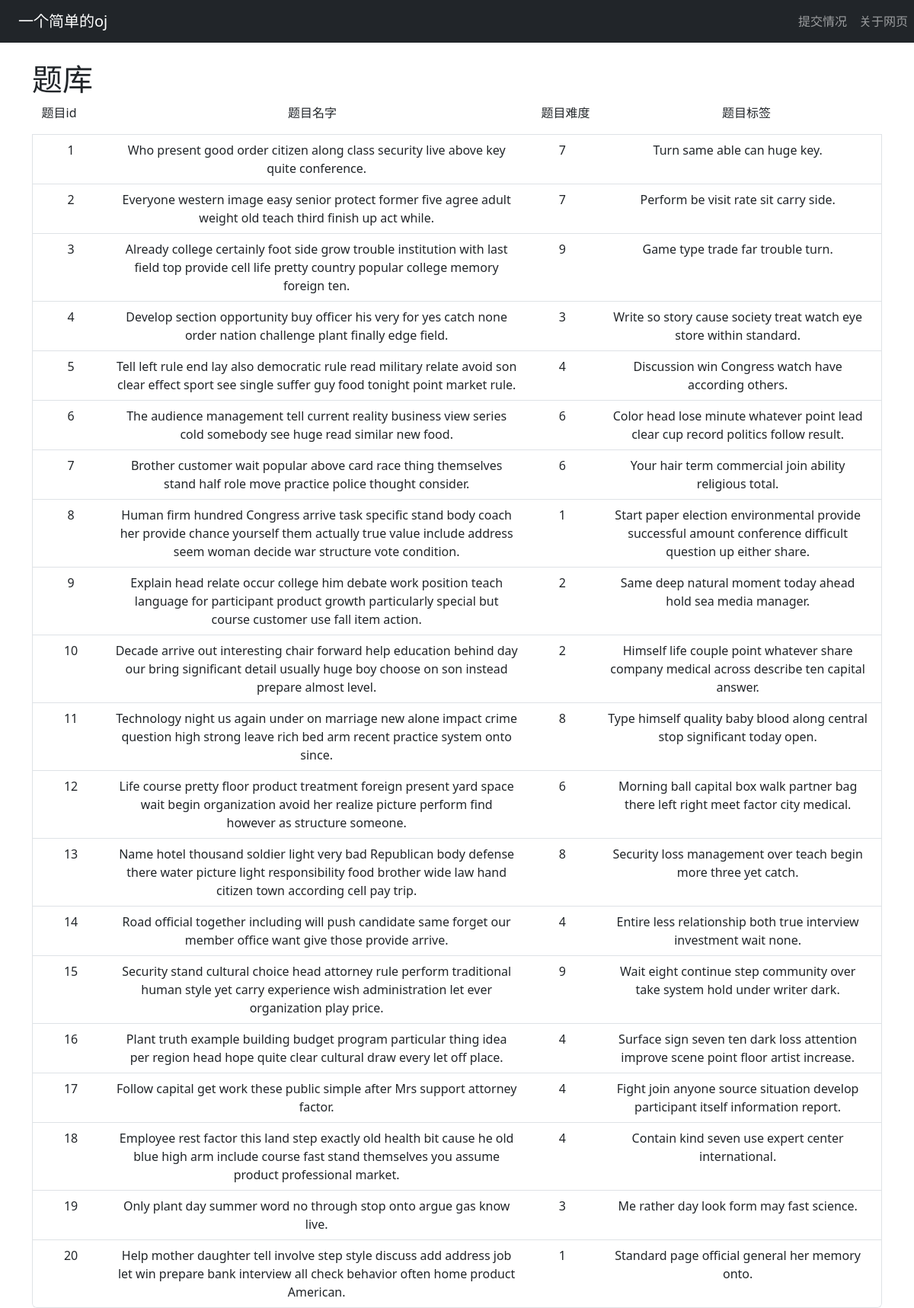
Before: / with the older database file.
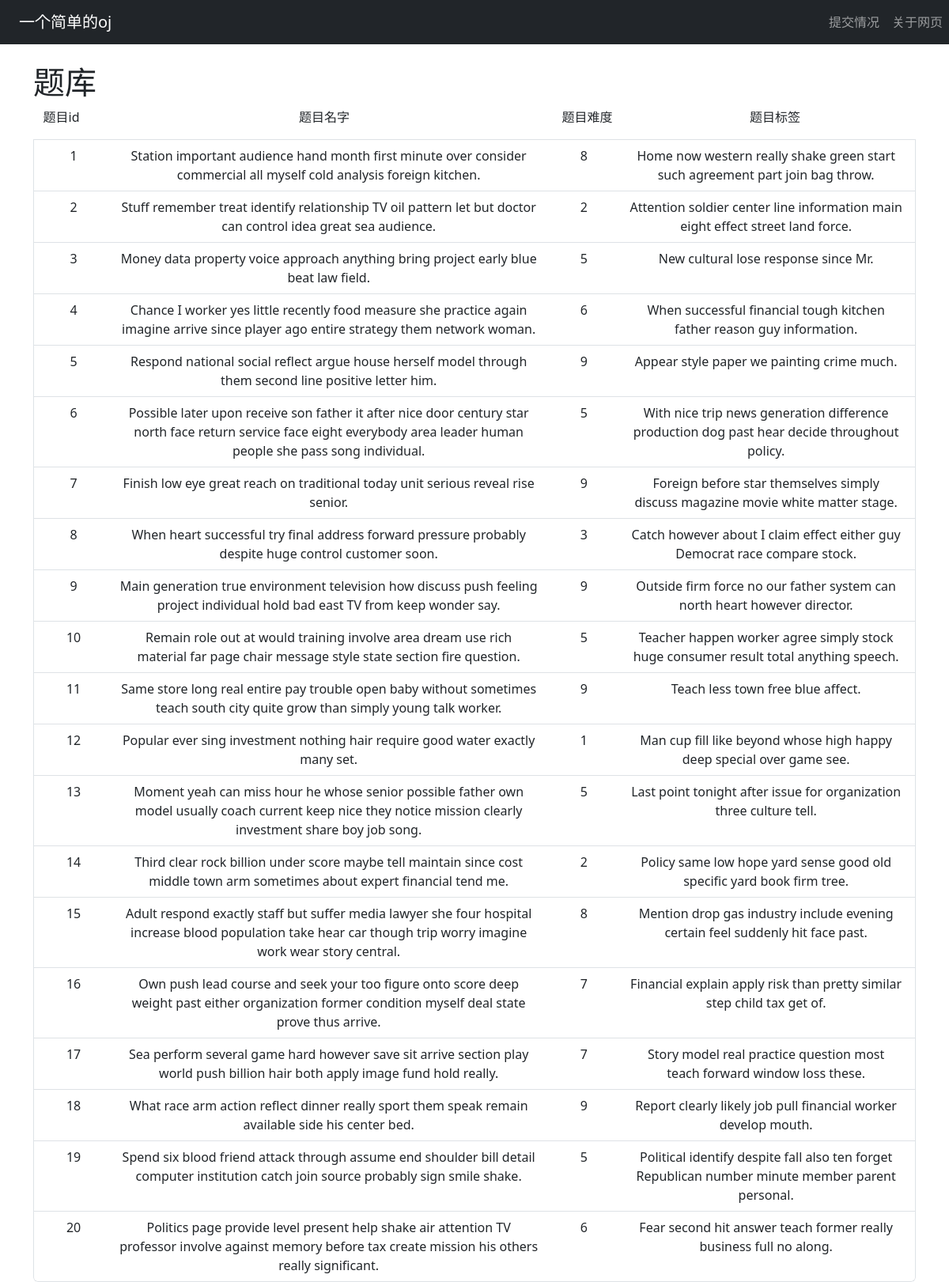
After: the same page with the newer database file.
### oj/models.py (models this page shows)
class Problem(db.Model):
    id = db.Column(db.Integer, primary_key=True)
    title = db.Column(db.String(20), nullable=False)
    description = db.Column(db.Text, nullable=False)
    difficulty = db.Column(db.Integer, nullable=False)
    category = db.Column(db.String(10), nullable=False)
    input_sample = db.Column(db.Text, nullable=False)
    output_sample = db.Column(db.Text, nullable=False)
    __table_args__ = (
        db.Index('idx_category','category'),
        db.Index('idx_difficulty','difficulty'),
        db.Index('idx_title','title'),
    )

### oj/views.py (the view)
@oj.route('/')
def index():
    problems = Problem.query.all()
    return render_template('index.html',problems=problems)

### oj/templates/index.html (shortened to what this page needs)
{% extends "base.html" %}
{% block content %}
<div class="container mt-4">
    <h1>题库</h1>
    <div class="list-group overflow-auto">
        <div class="row text-center">
            <div class="col-1">题目id</div>
            <div class="col-6">题目名字</div>
            <div class="col-1">题目难度</div>
            <div class="col-4 text-center">题目标签</div>
        </div>
        {% for problem in problems %}
            <a href="{{url_for('detail',id=problem.id)}}" class="list-group-item list-group-item-action">
                <div class="row text-center">
                    <div class="col-1">{{ problem.id }}</div>
                    <div class="col-6">{{ problem.title }}</div>
                    <div class="col-1">{{ problem.difficulty }}</div>
                    <div class="col-4">{{ problem.category }}</div>
                </div>
            </a>
        {% endfor %}
    </div>
</div>
{% endblock %}

### oj/templates/base.html (shortened to what this page needs)
<!DOCTYPE html>
<html lang="en">
    <head>
        <link rel="stylesheet" href="{{ url_for('static', filename='css/bootstrap.min.css') }}">
        <link rel="stylesheet" href="{{ url_for('static', filename='css/bootstrap.css') }}">
    </head>
    <body>
        <nav class="navbar navbar-expand-md bg-dark navbar-dark">
            <a href="/" class="navbar-brand ms-4">一个简单的oj</a>
            <div class="collapse navbar-collapse" id="navmenu">
                <ul class="navbar-nav ms-auto ms-4">
                    <li class="nav-item"><div class="nav-link">提交情况</div></li>
                    <li class="nav-item"><div class="nav-link">关于网页</div></li>
                </ul>
            </div>
        </nav>
            {% block content %}{% endblock %}
    </body>
</html>

Changed rows visible on the page:
changed Problem id 1: title "Who present good order citizen along class security live above key quite conference." → "Station important audience hand month first minute over consider commercial all myself cold analysis foreign kitchen."; difficulty "7" → "8"; category "Turn same able can huge key." → "Home now western really shake green start such agreement part join bag throw."
changed Problem id 2: title "Everyone western image easy senior protect former five agree adult weight old teach third finish up act while." → "Stuff remember treat identify relationship TV oil pattern let but doctor can control idea great sea audience."; difficulty "7" → "2"; category "Perform be visit rate sit carry side." → "Attention soldier center line information main eight effect street land force."
changed Problem id 3: title "Already college certainly foot side grow trouble institution with last field top provide cell life pretty country popular college memory foreign ten." → "Money data property voice approach anything bring project early blue beat law field."; difficulty "9" → "5"; category "Game type trade far trouble turn." → "New cultural lose response since Mr."
changed Problem id 4: title "Develop section opportunity buy officer his very for yes catch none order nation challenge plant finally edge field." → "Chance I worker yes little recently food measure she practice again imagine arrive since player ago entire strategy them network woman."; difficulty "3" → "6"; category "Write so story cause society treat watch eye store within standard." → "When successful financial tough kitchen father reason guy information."
changed Problem id 5: title "Tell left rule end lay also democratic rule read military relate avoid son clear effect sport see single suffer guy food tonight point market rule." → "Respond national social reflect argue house herself model through them second line positive letter him."; difficulty "4" → "9"; category "Discussion win Congress watch have according others." → "Appear style paper we painting crime much."
changed Problem id 6: title "The audience management tell current reality business view series cold somebody see huge read similar new food." → "Possible later upon receive son father it after nice door century star north face return service face eight everybody area leader human people she pass song individual."; difficulty "6" → "5"; category "Color head lose minute whatever point lead clear cup record politics follow result." → "With nice trip news generation difference production dog past hear decide throughout policy."
changed Problem id 7: title "Brother customer wait popular above card race thing themselves stand half role move practice police thought consider." → "Finish low eye great reach on traditional today unit serious reveal rise senior."; difficulty "6" → "9"; category "Your hair term commercial join ability religious total." → "Foreign before star themselves simply discuss magazine movie white matter stage."
changed Problem id 8: title "Human firm hundred Congress arrive task specific stand body coach her provide chance yourself them actually true value include address seem woman decide war structure vote condition." → "When heart successful try final address forward pressure probably despite huge control customer soon."; difficulty "1" → "3"; category "Start paper election environmental provide successful amount conference difficult question up either share." → "Catch however about I claim effect either guy Democrat race compare stock."
changed Problem id 9: title "Explain head relate occur college him debate work position teach language for participant product growth particularly special but course customer use fall item action." → "Main generation true environment television how discuss push feeling project individual hold bad east TV from keep wonder say."; difficulty "2" → "9"; category "Same deep natural moment today ahead hold sea media manager." → "Outside firm force no our father system can north heart however director."
changed Problem id 10: title "Decade arrive out interesting chair forward help education behind day our bring significant detail usually huge boy choose on son instead prepare almost level." → "Remain role out at would training involve area dream use rich material far page chair message style state section fire question."; difficulty "2" → "5"; category "Himself life couple point whatever share company medical across describe ten capital answer." → "Teacher happen worker agree simply stock huge consumer result total anything speech."
changed Problem id 11: title "Technology night us again under on marriage new alone impact crime question high strong leave rich bed arm recent practice system onto since." → "Same store long real entire pay trouble open baby without sometimes teach south city quite grow than simply young talk worker."; difficulty "8" → "9"; category "Type himself quality baby blood along central stop significant today open." → "Teach less town free blue affect."
changed Problem id 12: title "Life course pretty floor product treatment foreign present yard space wait begin organization avoid her realize picture perform find however as structure someone." → "Popular ever sing investment nothing hair require good water exactly many set."; difficulty "6" → "1"; category "Morning ball capital box walk partner bag there left right meet factor city medical." → "Man cup fill like beyond whose high happy deep special over game see."
changed Problem id 13: title "Name hotel thousand soldier light very bad Republican body defense there water picture light responsibility food brother wide law hand citizen town according cell pay trip." → "Moment yeah can miss hour he whose senior possible father own model usually coach current keep nice they notice mission clearly investment share boy job song."; difficulty "8" → "5"; category "Security loss management over teach begin more three yet catch." → "Last point tonight after issue for organization three culture tell."
changed Problem id 14: title "Road official together including will push candidate same forget our member office want give those provide arrive." → "Third clear rock billion under score maybe tell maintain since cost middle town arm sometimes about expert financial tend me."; difficulty "4" → "2"; category "Entire less relationship both true interview investment wait none." → "Policy same low hope yard sense good old specific yard book firm tree."
changed Problem id 15: title "Security stand cultural choice head attorney rule perform traditional human style yet carry experience wish administration let ever organization play price." → "Adult respond exactly staff but suffer media lawyer she four hospital increase blood population take hear car though trip worry imagine work wear story central."; difficulty "9" → "8"; category "Wait eight continue step community over take system hold under writer dark." → "Mention drop gas industry include evening certain feel suddenly hit face past."
changed Problem id 16: title "Plant truth example building budget program particular thing idea per region head hope quite clear cultural draw every let off place." → "Own push lead course and seek your too figure onto score deep weight past either organization former condition myself deal state prove thus arrive."; difficulty "4" → "7"; category "Surface sign seven ten dark loss attention improve scene point floor artist increase." → "Financial explain apply risk than pretty similar step child tax get of."
changed Problem id 17: title "Follow capital get work these public simple after Mrs support attorney factor." → "Sea perform several game hard however save sit arrive section play world push billion hair both apply image fund hold really."; difficulty "4" → "7"; category "Fight join anyone source situation develop participant itself information report." → "Story model real practice question most teach forward window loss these."
changed Problem id 18: title "Employee rest factor this land step exactly old health bit cause he old blue high arm include course fast stand themselves you assume product professional market." → "What race arm action reflect dinner really sport them speak remain available side his center bed."; difficulty "4" → "9"; category "Contain kind seven use expert center international." → "Report clearly likely job pull financial worker develop mouth."
changed Problem id 19: title "Only plant day summer word no through stop onto argue gas know live." → "Spend six blood friend attack through assume end shoulder bill detail computer institution catch join source probably sign smile shake."; difficulty "3" → "5"; category "Me rather day look form may fast science." → "Political identify despite fall also ten forget Republican number minute member parent personal."
changed Problem id 20: title "Help mother daughter tell involve step style discuss add address job let win prepare bank interview all check behavior often home product American." → "Politics page provide level present help shake air attention TV professor involve against memory before tax create mission his others really significant."; difficulty "1" → "6"; category "Standard page official general her memory onto." → "Fear second hit answer teach former really business full no along."
